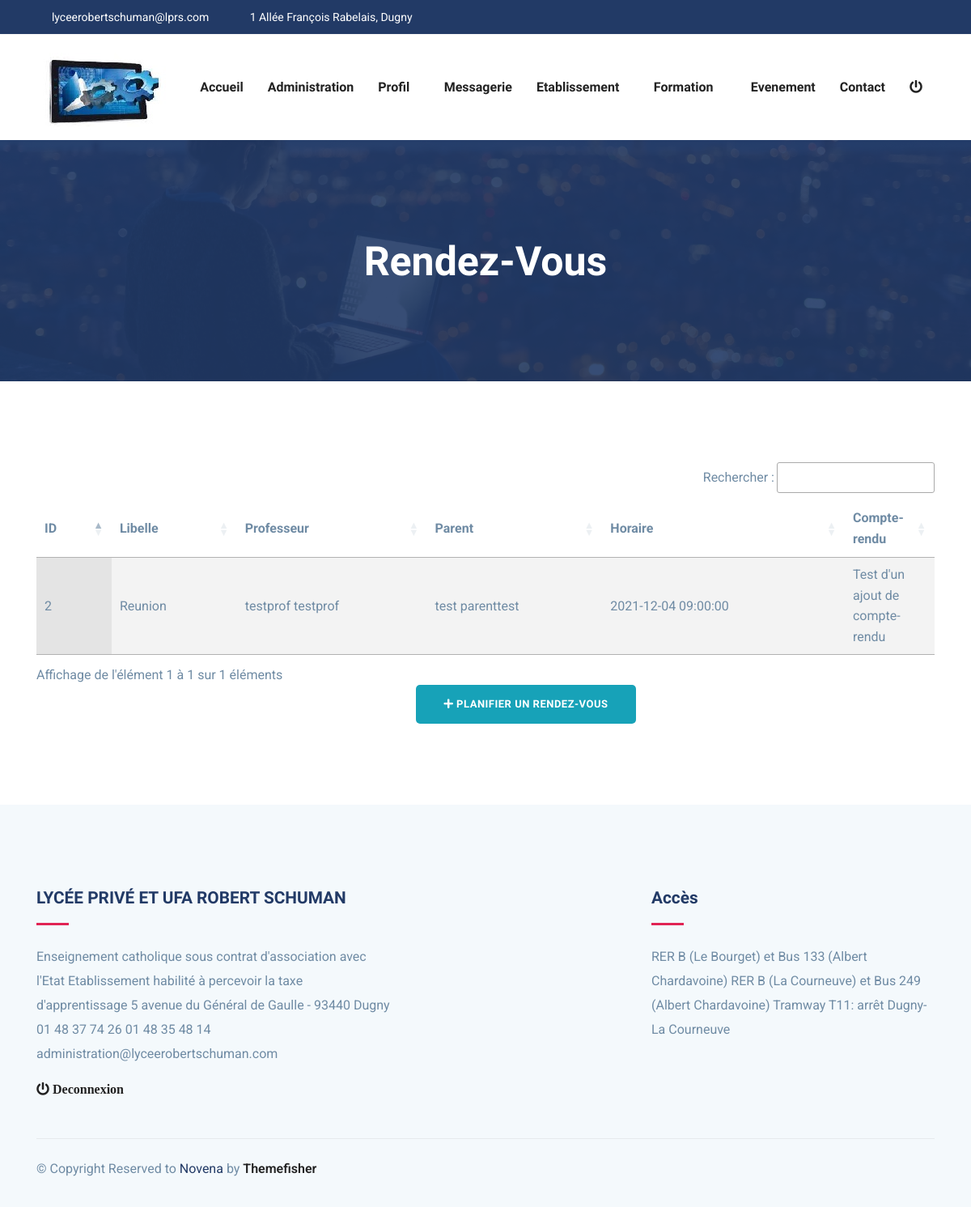
The app's page /view/profil/rendezvous.php?new_projet=Y7Z3i7aEm (signed in) with its own data.
### tables this page shows
CREATE TABLE `rdv` (
  `idRdv` int(11) NOT NULL,
  `professeur` int(11) NOT NULL,
  `parent` int(11) NOT NULL,
  `libelle` varchar(200) NOT NULL,
  `horaire` datetime NOT NULL,
  `compterendu` text
);

### view/profil/rendezvous.php (the view, shortened to what this page needs)
<?php
$Manager = new Manager();
$db = $Manager->connexion_bdd();
if (!isset($_SESSION['mail'])) {
    header('Location: /ProjetLPRS/index.php');
} else if ($_SESSION['profil'] === 'eleve') {
    header('Location: /ProjetLPRS/index.php');
} else {
    include('../header/headerinview.php');
    $mail = $_SESSION['mail'];
    $myid = $db->prepare('SELECT idUser FROM user WHERE mail = ?');
    $myid->execute(array($mail));
    $myid = $myid->fetch();
    $myid = $myid['idUser'];
    $rdvadmin = $db->prepare("SELECT rdv.*, CONCAT(prof.nom,' ',prof.prenom) AS nom_prof, CONCAT(parent.nom,' ' , parent.prenom) AS nom_parent FROM user AS prof, user AS parent, rdv WHERE rdv.professeur=prof.idUser AND rdv.parent=parent.idUser");
    $rdvadmin->execute(array());
    $rdvadmin = $rdvadmin->fetchall();
    $rdvparent = $db->prepare("SELECT idRdv, nom, prenom, libelle, horaire, compterendu FROM rdv INNER JOIN user ON rdv.professeur = user.idUser WHERE parent = $myid");
    $rdvparent->execute(array());
    $rdvparent = $rdvparent->fetchall();
    $datedujour = date_create(date("Y-m-d H:i:s"));
    ?>
    <!DOCTYPE html>
    <html lang="zxx">
    <head>
        <link rel="stylesheet" type="text/css" href="//cdn.datatables.net/1.11.3/css/jquery.dataTables.min.css">
        <link rel="stylesheet" href="../../plugins/bootstrap/css/bootstrap.min.css">
        <link rel="stylesheet" href="../../plugins/icofont/icofont.min.css">
        <link rel="stylesheet" href="../../plugins/slick-carousel/slick/slick.css">
        <link rel="stylesheet" href="../../plugins/slick-carousel/slick/slick-theme.css">
        <link rel="stylesheet" href="../../css/style.css">
    </head>
    <body id="top">
    <section class="page-title bg-1">
        <div class="container">
            <div class="row">
                <div class="col-md-12">
                    <div class="block text-center">
                        <h1 class="text-capitalize mb-5 text-lg">Rendez-vous</h1>
                    </div>
                </div>
            </div>
        </div>
    </section>
    <?php
    if ($_SESSION['profil'] == 'admin') {
        ?>
        <section class="section service-2">
            <div class="container">
                <center>
                    <div class="table-responsive" style="width:100%;">
                        <table id="table" class="display dt-responsive" style="width:100%;">
                            <thead>
                            <tr>
                                <th>ID</th>
                                <th>Libelle</th>
                                <th>Professeur</th>
                                <th>Parent</th>
                                <th>Horaire</th>
                                <th>Compte-rendu</th>
                            </tr>
                            </thead>
                            <tbody>
                            <?php
                            foreach ($rdvadmin as $value) {
                                ?>
                                <tr>
                                    <td><?php echo $value['idRdv']; ?></td>
                                    <td id><?php echo $value['libelle']; ?>
                                    </td>
                                    <td><?php echo $value['nom_prof']; ?></td>
                                    <td><?php echo $value['nom_parent']; ?></td>
                                    <td><?php echo $value['horaire']; ?></td>
                                    <td><?php echo $value['compterendu']; ?></td>
                                </tr>
                            <?php } ?>
                            </tbody>
                        </table>
                    </div>
                    <div style="padding-left: 100px;">
                        <div class="btnEvent">
                            <button class="btn btn-info add-new" data-toggle="modal" data-target="#add_rdv"
                                    data-whatever="@getbootstrap" id="plan_rdv"><i class="fa fa-plus"></i> Planifier un
                                rendez-vous
                            </button>
                        </div>
                    </div>
                </center>
            </div>
        </section>
        <?php
    } else if ($_SESSION['profil'] == 'parent') {
        ?>
        <section class="section service-2">
            <div class="container">
                <center>
                    <div class="table-responsive" style="width:100%;">
                        <table id="table" class="display dt-responsive" style="width:100%;">
                            <thead>
                            <tr>
                                <th>ID</th>
                                <th>Libelle</th>
                                <th>Professeur</th>
                                <th>Horaire</th>
                                <th>Compte-rendu</th>
                                <th>Supprimer</th>
                            </tr>
                            </thead>
                            <tbody>
                            <?php
                            foreach ($rdvparent as $value) {
                                $daterdv = date_create($value['horaire']);
                                $interval = date_diff($datedujour, $daterdv);
                                $interval = ($interval->format('%r%d')) + 1;
                                ?>
                                <tr>
                                    <td><?php echo $value['idRdv']; ?></td>
                                    <td id><?php echo $value['libelle']; ?>
                                    </td>
                                    <td><?php echo $value['nom'];
                                        echo ' ';
                                        echo $value['prenom'] ?></td>
                                    <td><?php echo $value['horaire']; ?></td>
                                    <td><?php echo $value['compterendu']; ?></td>
                                    <?php
                                    if ($interval > 1) {
                                        ?>
                                        <td>
                                            <a class="d-block mx-auto btn btn-danger text-white"
                                               href="../../traitement/delete_rdv.php?idRdv=<?php echo $value['idRdv']; ?>"><i
                                                        class="fas fa-times"> Annuler</i></a>
                                        </td>
                                    <?php } else { ?>
                                        <td>
                                            <a class="d-block mx-auto btn btn-secondary text-white" href=""><i
                                                        class="fas fa-times">Annulation impossible</i></a>
                                        </td>
                                    <?php } ?>
                                </tr>
                            <?php } ?>
                            </tbody>
                        </table>
                    </div>
                    <div style="padding-left: 100px;">
                        <div class="btnEvent">
                            <button class="btn btn-info add-new" data-toggle="modal" data-target="#add_rdv"
                                    data-whatever="@getbootstrap" id="plan_rdv"><i class="fa fa-plus"></i> Planifier un
                                rendez-vous
                            </button>
                        </div>
                    </div>
                </center>
            </div>
            </div>
        </section>
        <?php
    }
        ?>
        <?php
    include('../footer/footerinview.php');
    ?>
    </body>
    </html>
<?php } ?>

### css/style.css (style rules this page uses)
html { overflow-x: hidden; }
body { line-height: 1.6; font-family: "Roboto", sans-serif; -webkit-font-smoothing: antialiased; font-size: 16px; color: #6F8BA4; font-weight: 400; }
h1, .h1, h2, .h2, h3, .h3, h4, .h4, h5, .h5, h6, .h6 { font-family: "Exo", sans-serif; font-weight: 700; color: #222; }
h1, .h1 { font-size: 2.5rem; }
.btn { display: inline-block; font-size: 14px; font-size: 0.8125rem; font-weight: 700; letter-spacing: .5px; padding: .75rem 2rem; font-family: "Exo", sans-serif; text-transform: uppercase; border-radius: 5px; border: 2px solid transparent; transition: all .35s ease; }
.section { padding: 100px 0; }
.text-lg { font-size: 3.75rem; }
.page-title { padding: 120px 0px 70px 0px; position: relative; }
.page-title .block h1 { color: #fff; }
.text-lg { font-size: 50px; }
.bg-1 { background: url("../images/bg/22.jpg") no-repeat 50% 50%; background-size: cover; position: relative; }

### records on screen
rdv: idRdv "2", libelle "Reunion", nom_prof "testprof testprof", nom_parent "test parenttest", horaire "2021-12-04 09:00:00", compterendu "Test d'un ajout de compte-rendu"
